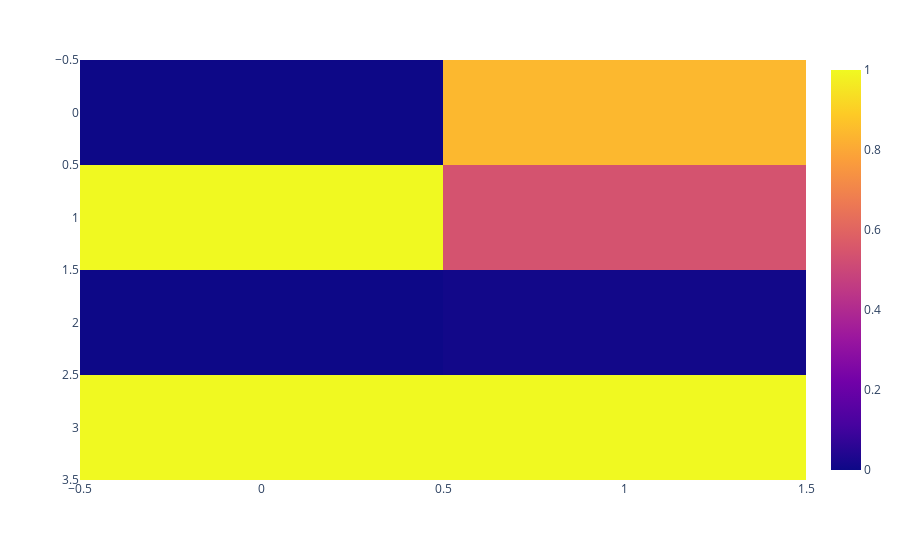

The cell this chart's notebook holds for it:
### Code cell


### Figure 1 — Plotly figure (JSON) as saved in the notebook; plotly's stock layout.template omitted (floating-point values rounded to 4 significant figures)
{"data": [{"coloraxis": "coloraxis", "hovertemplate": "x: %{x}<br>y: %{y}<br>color: %{z}<extra></extra>", "name": "0", "type": "heatmap", "x": [0, 1], "xaxis": "x", "y": [0, 1, 2, 3], "yaxis": "y", "z": [[0, 0.8415], [1, 0.5403], [0, 0.01], [1, 1.0]]}], "layout": {"coloraxis": {"colorscale": [[0, "#0d0887"], [0.1111, "#46039f"], [0.2222, "#7201a8"], [0.3333, "#9c179e"], [0.4444, "#bd3786"], [0.5556, "#d8576b"], [0.6667, "#ed7953"], [0.7778, "#fb9f3a"], [0.8889, "#fdca26"], [1, "#f0f921"]]}, "margin": {"t": 60}, "xaxis": {"anchor": "y", "domain": [0, 1]}, "yaxis": {"anchor": "x", "autorange": "reversed", "domain": [0, 1]}}}
